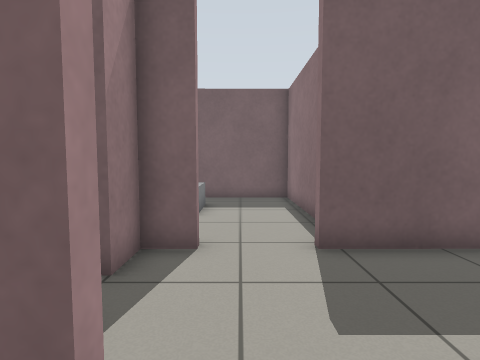
view 1 (above)

18 first-person views from a walk through a robot-simulator world made for Gazebo. The camera is 0.88 m above the floor, tilts 4° down and sees 80° across. The floor is counted in squares, 0.5 m on a side. Each view is taken from the middle of a square. On the plan, view 1 faces up. The plan holds only what a view shows up to about 15 squares ahead; the rest is blank. The robots in the file are not drawn.

view 2
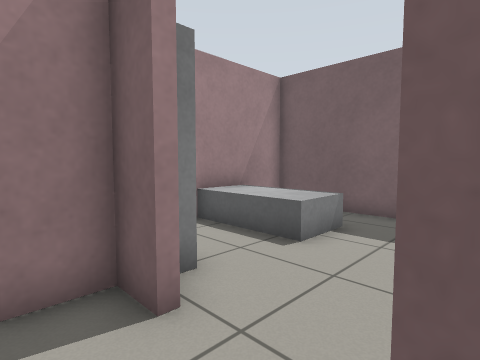

view 3
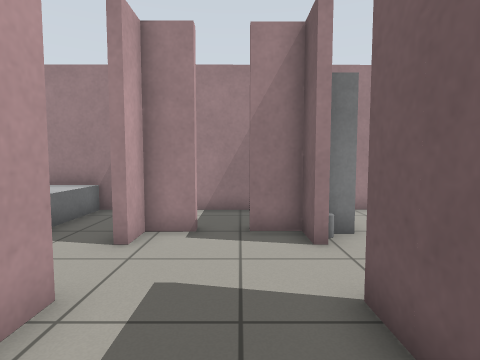

view 4
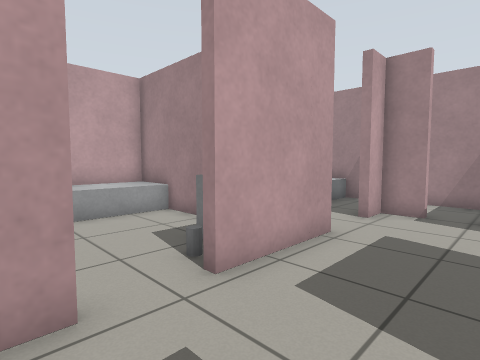

view 5
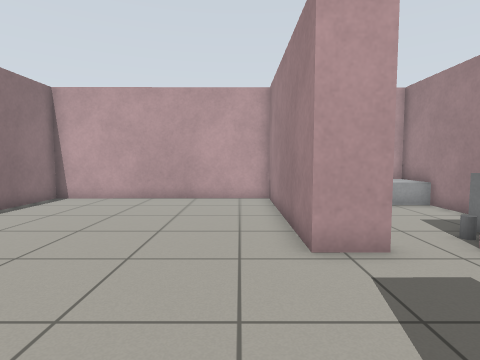

view 6
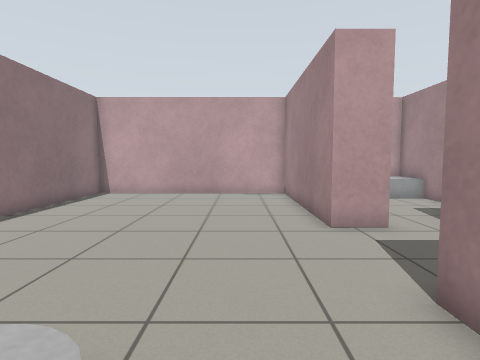

view 7
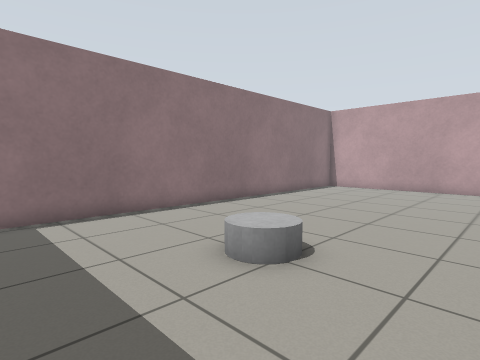

view 8
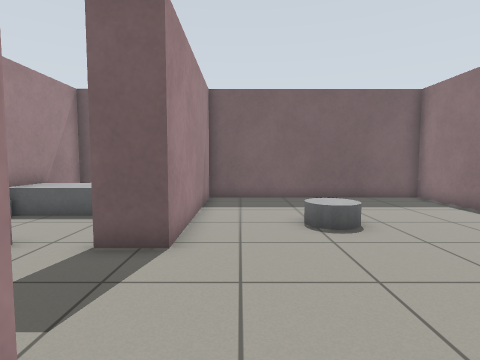

view 9
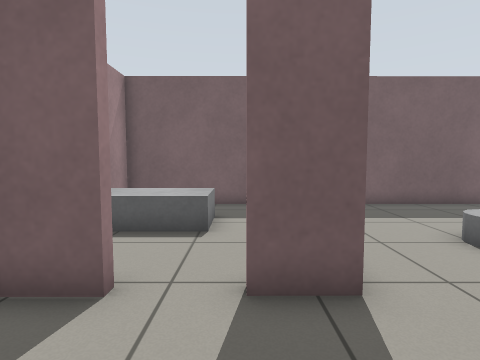

view 10
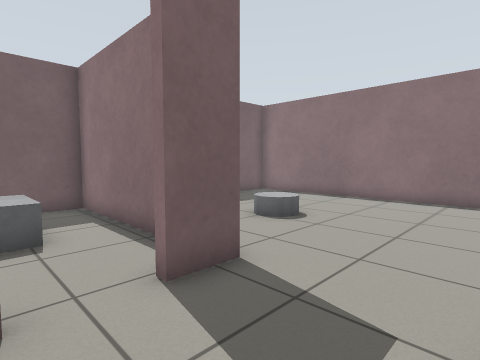

view 11
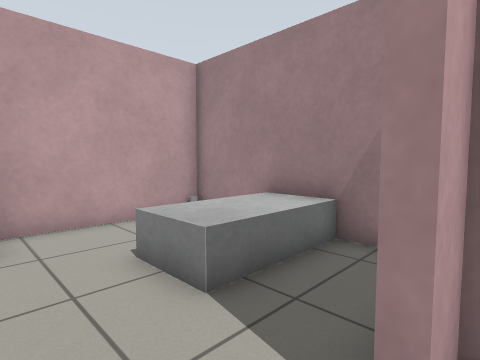

view 12
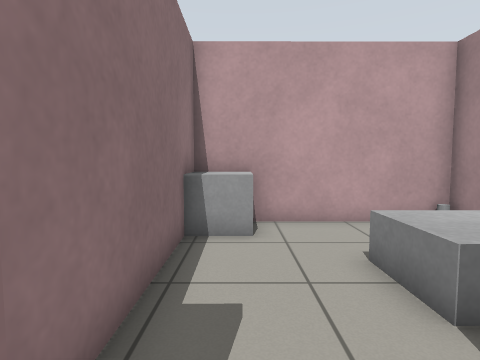

view 13
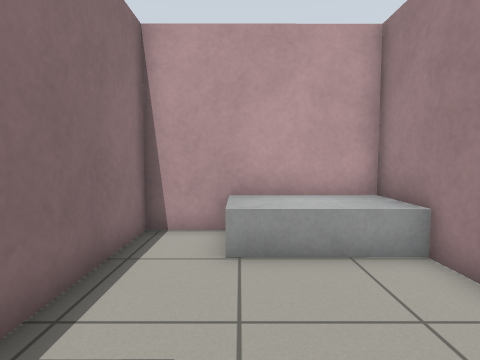

view 14
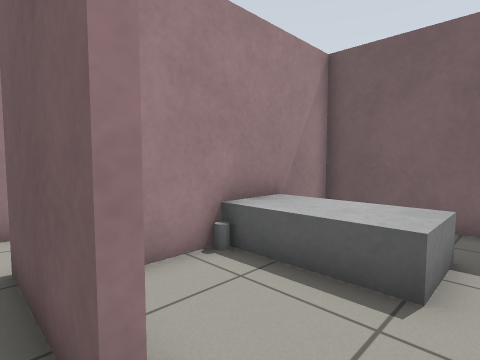

view 15
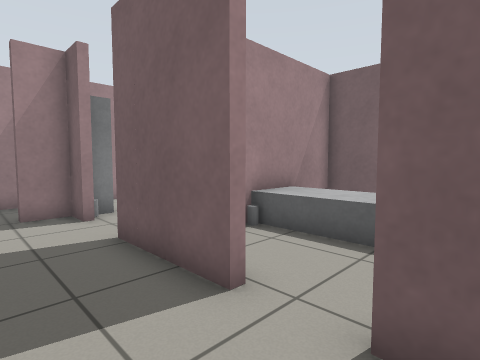

view 16
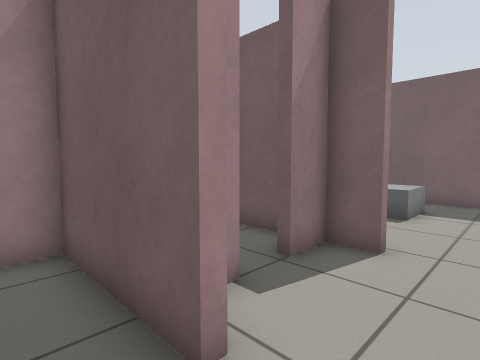

view 17
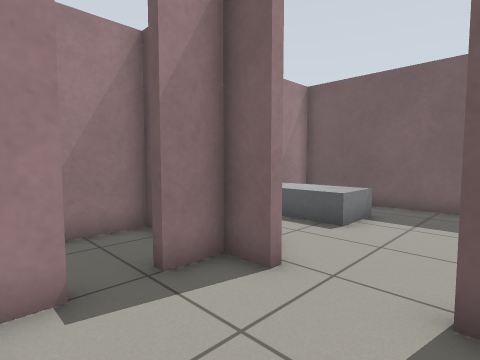

view 18
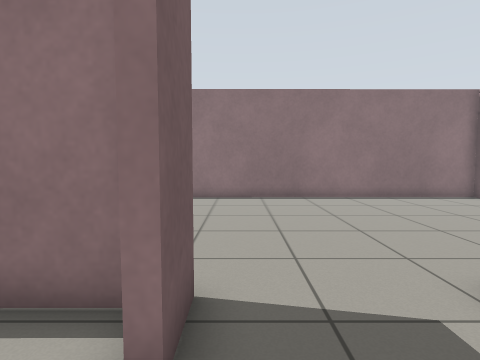

### Floor plan
Points are (right, up) in squares from view 1. A wall is a line through its corners. A room is listed if a view was taken in it or the views show most of it. See-through windows are left out.
Room 1 (views 1, 16)
walls: (-0.8, 1.7) (-0.8, 1.4) (-5, 1.4) (-5, -5.5); (-4.5, -6.1) (2.3, -6.1) (2.3, 0.5)
ways out: opening at (0.5, 1) to room 2
objects: grey box (-4, -3) to (-2, -1); grey box (1, -5) to (2, -5)
Room 2 (views 2, 11, 12, 17)
walls: (-2, 5.5) (-2, 4.1); (2.2, 8.4) (2.2, 13.3) (-5, 13.3) (-5, 8); (2.5, 5.6) (1.5, 5.6); (-2, 3) (-2, 2.4); (-1.4, 1.6) (-0.8, 1.7); (1.5, 1.7) (2.7, 1.7)
ways out: opening at (0.5, 1) to room 1; opening at (2, 3.5) to room 3
objects: grey box (-5, 9) to (-2, 11); grey box (-4, 6) to (-2, 6); other object (-1, 6)
Room 3 (views 3, 4, 9, 10, 13, 14, 15, 18)
walls: (7.1, 1.7) (8.6, 1.7); (2.6, -1.8) (2.6, -3.2); (5.3, 5.6) (2.5, 5.6); (5.5, -6.1) (8.3, -6.1) (8.3, -1.6); (2.6, -6.1) (3.6, -6.1); (8.6, 5.6) (7.1, 5.6)
ways out: opening at (2, 3.5) to room 2; opening at (8, 3.5) to room 4; opening at (6.5, 6) to room 5
objects: grey box (3, -6) to (6, -4); grey box (3, 0) to (4, 1); grey cylinder (5, 1)
Room 4 (views 5, 6, 7, 8)
walls: (8.6, 1.7) (8.6, -6.1) (18.4, -6) (18.4, 13.4) (8.6, 13.3) (8.6, 5.6)
ways out: opening at (8, 3.5) to room 3
objects: grey cylinder (12, 7) to (13, 8)
Room 5 (no view inside)
walls: (8.3, 6.3) (8.3, 13.3) (2.5, 13.3) (2.6, 7.2)
ways out: opening at (6.5, 6) to room 3
objects: grey cylinder (3, 9); grey box (3, 9) to (6, 11)

Positions as (right, up) in squares from view 1, and headings:
1: (0, 0), facing up
2: (2, 4), facing up-left
3: (5, 4), facing left
4: (8, 5), facing down-left
5: (10, 7), facing down
6: (11, 9), facing down
7: (9, 12), facing down-right
8: (10, 0), facing up
9: (7, 2), facing up
10: (5, 2), facing up-right
11: (1, 2), facing down-left
12: (1, 2), facing down
13: (6, 1), facing down
14: (7, 5), facing up-left
15: (8, 3), facing up-left
16: (1, 0), facing up-left
17: (2, 2), facing up-left
18: (5, 5), facing right
